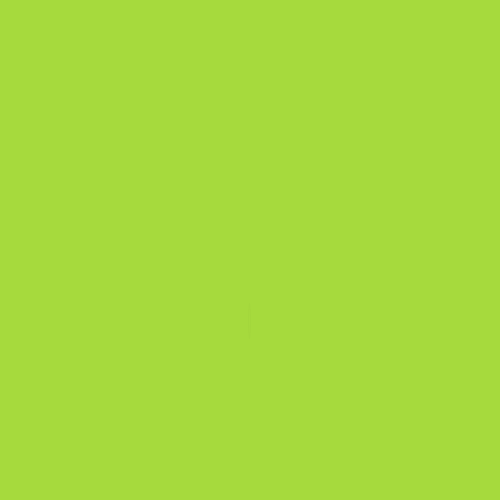
Frame 1 (no input)
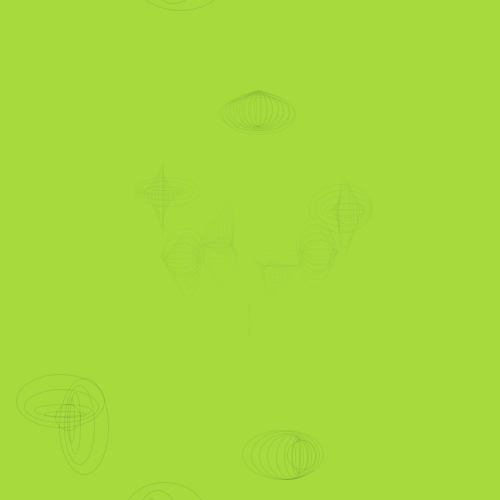
Frame 60 (the mouse pressed at the canvas centre just before this capture)
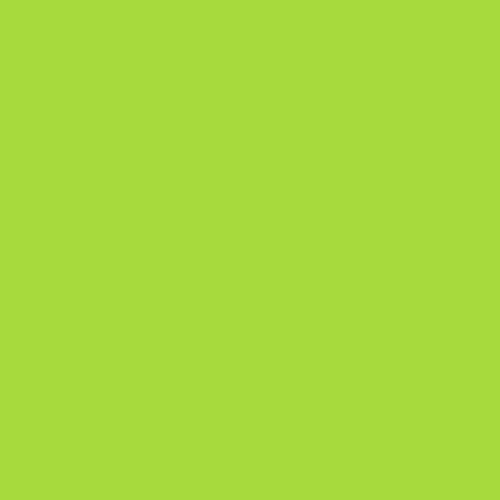
Frame 120 (the mouse held since frame 60 and released just before this capture)

The Processing sketch that drew these frames (run headless with seeded random() and noise(); from frame 60 on, the mouse is pressed at the canvas centre):

// Processing sketch: processing_152202
// ── processing_152202.pde

/*
 * Creative Coding
 * Week 3, 03 - using sin(), cos(), dist() to make a dynamic pattern 
 * by Indae Hwang and Jon McCormack
 * Copyright (c) 2014 Monash University
 *
 * This program allows you to change background color.
 * Press and hold the left mouse button to change color.
 * Use presentation mode( sketch menu > Present or press the shift-comand-r keys together)
 * Press "esc" key to stop running the sktech
 * experiment with changing the value of num and distanceMargin in setup
 */

int     num;     // the number of items in the array
float[] x;       // x-position of point
float[] y;       // y-position
float[] speed;   // speed 
float[] phase;   // phase
float[] r;       // radius

int distanceMargin;
float distancePower;
float rStep;

// background colour
float red;
float green;
float blue;


void setup() {

  size(500, 500);


  // change each value below for different visual
  num = 10;
  distanceMargin = 5;
  distancePower = 0.5;

  rStep = height*sqrt(2)/(2*(num)); // height of each row

  // allocate size of arrays
  x = new float[num];
  y = new float[num];
  r = new float[num];
  speed = new float[num];
  phase = new float[num]; 


  //setup an initial value for each item in the array
  for (int i=0; i<num; i++) {
    x[i] = width/2; 
    r[i] = rStep * (i+0.5);
    y[i] = height/2 + r[i];
    speed[i] = random(1)*6; 
    phase[i] = random(TWO_PI);
  }

  red = 166;
  green = 218;
  blue = 61;
  background(red, green, blue);
  
  ellipseMode(CORNERS);
}


void draw() {
  
  fill(255);

  for (int i=0; i<num; i++) {

    float rradians = radians(frameCount*speed[i] );

    if (i%2 == 1) { // odd
      x[i] = width/2 + cos(rradians + phase[i]) * r[i];
      y[i] = height/2 + sin(rradians + phase[i]) * r[i];
    }
    else { // even
      x[i] = width/2 + cos(rradians + phase[i]) * r[i];
      y[i] = height/2 - sin(rradians + phase[i]) * r[i];
    }

    if (i<num-1) {
      float distance = dist(x[i], y[i], x[i+1], y[i+1]);
      if (distance > rStep && 
          distance < rStep + distanceMargin * pow(r[i], distancePower)) {

        stroke(0, 2*pow(i+1,1.1));
        noFill();
        ellipse(x[i], y[i], x[i+1], y[i+1]);

      }
      
      
//      // Show points
//      noFill();
//      
//      stroke(red, green, blue);
//      strokeWeight(3);
//      ellipse(width/2, height/2, r[i], r[i]); 
//      stroke(255);
//      strokeWeight(1);
//      point(x[i], y[i]);
//
//      stroke(red, green, blue);
//      strokeWeight(3);
//      ellipse(width/2, height/2, r[i+1], r[i+1]); 
//      stroke(255);
//      strokeWeight(1);
//      point(x[i+1], y[i+1]);

    }
    
    
  }
  
  if (mousePressed) {
    
    background(red, green, blue);
    distancePower = map (mouseY, height, 0, 0.2, 0.6);
    for (int i=0; i<num; i++) {
      speed[i] = random(1)*6; 
      phase[i] = random(TWO_PI);
    }

    println(distancePower);
  }
}
